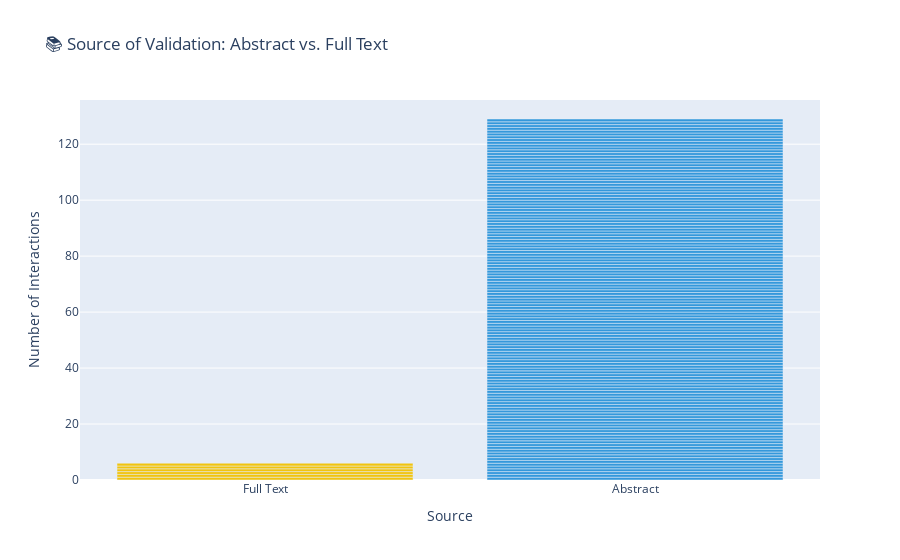

Write notebook code for a chart like this one.
### Code cell
text_fig = px.bar(
    df,
    x='Did answer come from abstract or full text?',
    color='Did answer come from abstract or full text?',
    color_discrete_map={'Abstract': '#3498DB', 'Full Text': '#F1C40F'},
    title='📚 Source of Validation: Abstract vs. Full Text',
)
text_fig.update_layout(
    xaxis_title='Source',
    yaxis_title='Number of Interactions',
    showlegend=False
)
text_fig.show()

### Figure 1 — Plotly figure (JSON) as saved in the notebook; plotly's stock layout.template omitted (floating-point values rounded to 4 significant figures; data arrays with more than 128 entries replaced by an {"elided": "..."} marker saying what was removed)
{"data": [{"hovertemplate": "Did answer come from abstract or full text?=%{x}<br>count=%{y}<extra></extra>", "legendgroup": "Full Text", "marker": {"color": "#F1C40F", "pattern": {"shape": ""}}, "name": "Full Text", "orientation": "v", "showlegend": true, "textposition": "auto", "type": "bar", "x": ["Full Text", "Full Text", "Full Text", "Full Text", "Full Text", "Full Text"], "xaxis": "x", "y": [1, 1, 1, 1, 1, 1], "yaxis": "y"}, {"hovertemplate": "Did answer come from abstract or full text?=%{x}<br>count=%{y}<extra></extra>", "legendgroup": "Abstract", "marker": {"color": "#3498DB", "pattern": {"shape": ""}}, "name": "Abstract", "orientation": "v", "showlegend": true, "textposition": "auto", "type": "bar", "x": {"elided": "129 str values"}, "xaxis": "x", "y": {"elided": "129 int values"}, "yaxis": "y"}], "layout": {"barmode": "relative", "legend": {"title": {"text": "Did answer come from abstract or full text?"}, "tracegroupgap": 0}, "showlegend": false, "title": {"text": "📚 Source of Validation: Abstract vs. Full Text"}, "xaxis": {"anchor": "y", "categoryarray": ["Full Text", "Abstract", null], "categoryorder": "array", "domain": [0, 1], "title": {"text": "Source"}}, "yaxis": {"anchor": "x", "domain": [0, 1], "title": {"text": "Number of Interactions"}}}}
